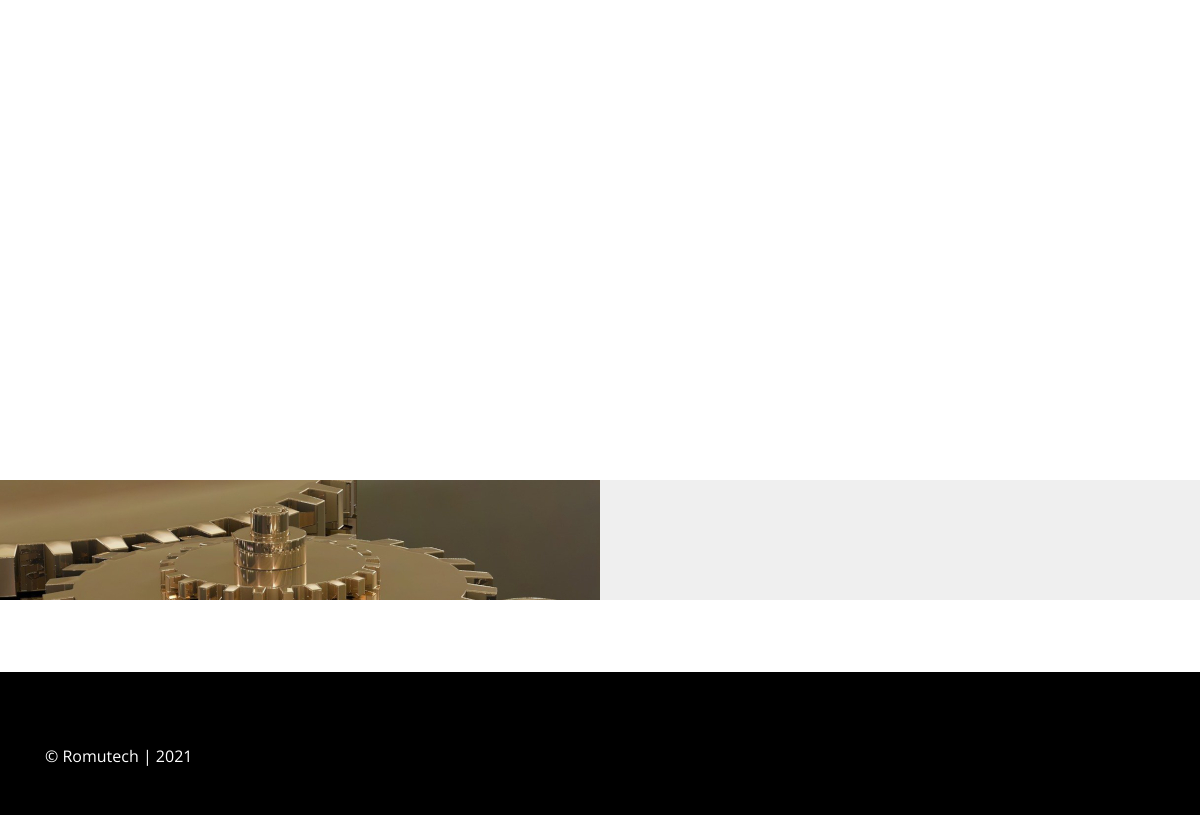
The app's page / (lower part), older data.
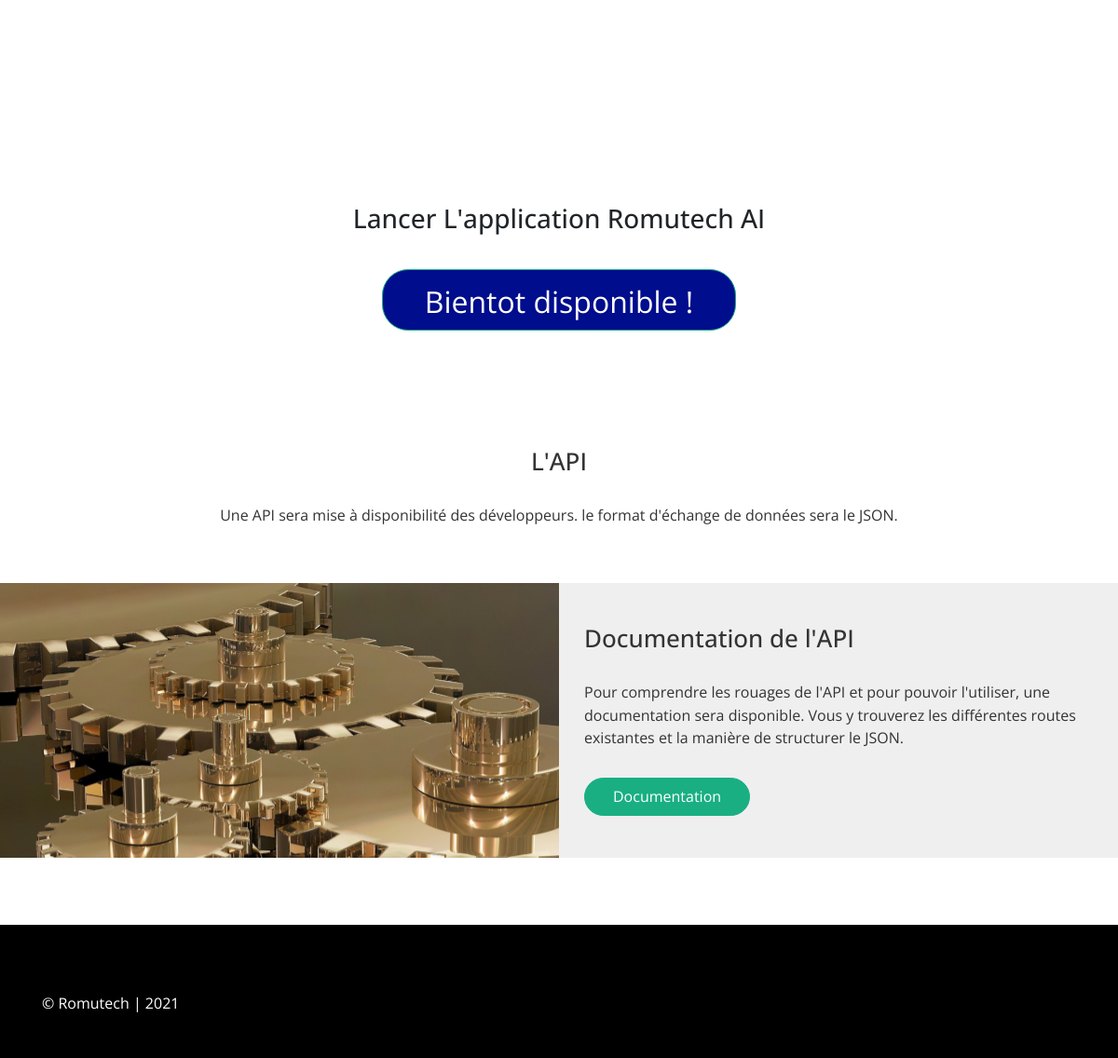
The same page, newer data.
### cms/models.py (models this page shows)
class Application(models.Model):
    title = models.CharField(max_length=200)
    button = models.CharField(max_length=50)
    date = models.DateField(default=timezone.now)
    class Meta:
        verbose_name = "application"

class Api(models.Model):
    title = models.CharField(max_length=200)
    description = models.TextField()
    date = models.DateField(default=timezone.now)
    class Meta:
        verbose_name = "api"

class Documentation(models.Model):
    title = models.CharField(max_length=200)
    description = models.TextField()
    button = models.CharField(max_length=50)
    date = models.DateField(default=timezone.now)
    class Meta:
        verbose_name = "documentation"

class Footer(models.Model):
    content = models.TextField()
    date = models.DateField(default=timezone.now)
    class Meta:
        verbose_name = "footer"

### cms/views.py (the view)
# urls.py: path('', views.index, name="index"),
def index(request):
    model_list = [Presentation, Application, Api, Documentation, Footer]
    data = {}
    for model in model_list:
        try:
            data[model._meta.verbose_name] = model.objects.latest('id')
        except:
            pass
    return render(request, 'cms/index.html', data)

### cms/templates/cms/index.html (shortened to what this page needs)
{% extends 'base.html' %}
{% load static %}
{% block content %}
<section id="Features">
    <div class="container">
        <div class="title text-center">
        </div>
        </div>
</section>
<section id="Application">
    <div class="submit-btn">
        <div class="container">
            <div class="title text-center">
                <h3>{{ application.title }}</h3>
                <br>
                {% if application.button %}
                <p><a class="button_application" title="Romutech AI" href="#"><button  type="submit"><span class="button_application">{{ application.button }}</span></button></a></p>
                {% endif %}
            </div>
        </div>
    </div>
</section>
<section id="Api" class="clearfix">
    <div class="container">
        <div class="title text-center">
            <h3>{{ api.title }}</h3>
            <p>{{ api.description }}<br></p>
        </div>
    </div>
</section>
<section id="Documentation">
    <div class="container">
        <div class="row">
            <div class="col-xs-12 col-sm-12 col-md-12 col-lg-6 col-xl-6 ">
            </div>
            <div class="col-xs-12 col-sm-12 col-md-12 col-lg-6 col-xl-6">
                <div class="laptop-text">
                    <h2>{{ documentation.title }}</h2>
                    <p>{{ documentation.description }}</p>
                    {% if documentation.button %}
                    <a href="#">{{ documentation.button }}</a>
                    {% endif %}
                </div>
            </div>
        </div>
    </div>
</section>
<br><br><br>
{% endblock %}

### templates/base.html (shortened to what this page needs)
{% load static %}
<!DOCTYPE html>
<html>
    <head>
        <link href="https://use.fontawesome.com/releases/v5.0.7/css/all.css" rel="stylesheet">
        <link rel="stylesheet" type="text/css" href="{% static 'cms/styles/style.css' %}">
        <link rel="stylesheet" type="text/css" href="{% static 'cms/styles/custom-responsive-style.css' %}">
    </head>
    <body>
        {% block content %}{% endblock %}
        <footer id="Footer">
            <div class="container text-center">
                <div class="footer-text ">
                    <div class="row">
                        <div class="col-xs-12 col-sm-12 col-md-6 col-lg-6 col-xl-6">
                            <div class="copy-right">
                                <p>{{ footer.content|default:"© Romutech | 2021"}}</p>
                            </div>
                        </div>
                    </div>
                </div>
            </div>
        </footer>
    </body>
</html>

Row changes from the older to the newer data that the page shows:
added Application: title "Lancer L'application Romutech AI", button "Bientot disponible !"
added Api: title "L'API", description "Une API sera mise à disponibilité des développeurs. le format d'échange de données sera le JSON."
added Documentation: title "Documentation de l'API", description "Pour comprendre les rouages de l'API et pour pouvoir l'utiliser, une documentation sera disponible. Vous y trouverez les différentes routes existantes et la manière de structurer le JSON.", button "Documentation"
added Footer: content|2021 "© Romutech | 2021"
Text that changed along with them:
{{ footer.content|default:"© Romutech | 2021" }}: "© Romutech | 2021" → (not shown)
